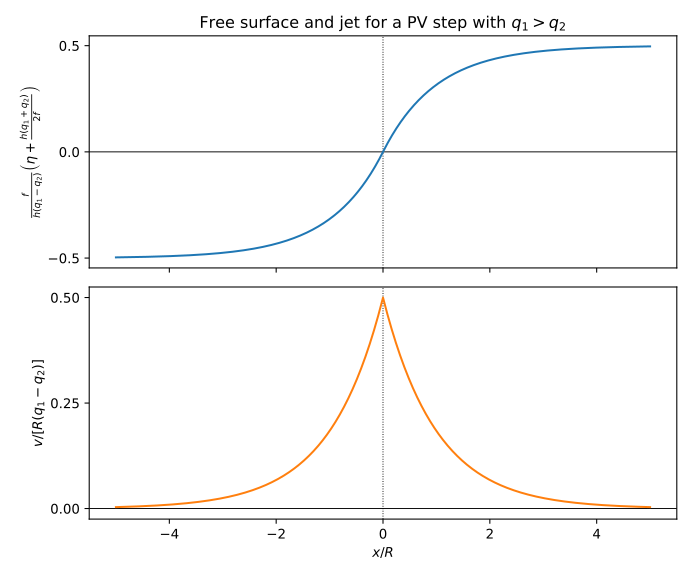

Source code (Python):
from pathlib import Path

import matplotlib.pyplot as plt
import numpy as np


output = Path(__file__).with_suffix(".svg")
X = np.linspace(-5.0, 5.0, 1001)
eta = np.where(X < 0.0, -0.5 + 0.5 * np.exp(X), 0.5 - 0.5 * np.exp(-X))
v = 0.5 * np.exp(-np.abs(X))

fig, (ax_eta, ax_v) = plt.subplots(2, 1, figsize=(7.2, 6.0), sharex=True)
ax_eta.axhline(0.0, color="black", linewidth=0.7)
ax_eta.axvline(0.0, color="black", linewidth=0.7, linestyle=":")
ax_eta.plot(X, eta, color="tab:blue")
ax_eta.set_ylabel(r"$\frac{f}{h(q_1-q_2)}\left(\eta+\frac{h(q_1+q_2)}{2f}\right)$")
ax_eta.set_title(r"Free surface and jet for a PV step with $q_1>q_2$")
ax_eta.set_yticks([-0.5, 0.0, 0.5])

ax_v.axhline(0.0, color="black", linewidth=0.7)
ax_v.axvline(0.0, color="black", linewidth=0.7, linestyle=":")
ax_v.plot(X, v, color="tab:orange")
ax_v.set_xlabel(r"$x/R$")
ax_v.set_ylabel(r"$v/[R(q_1-q_2)]$")
ax_v.set_yticks([0.0, 0.25, 0.5])

fig.tight_layout()
fig.savefig(output, metadata={"Date": None})
